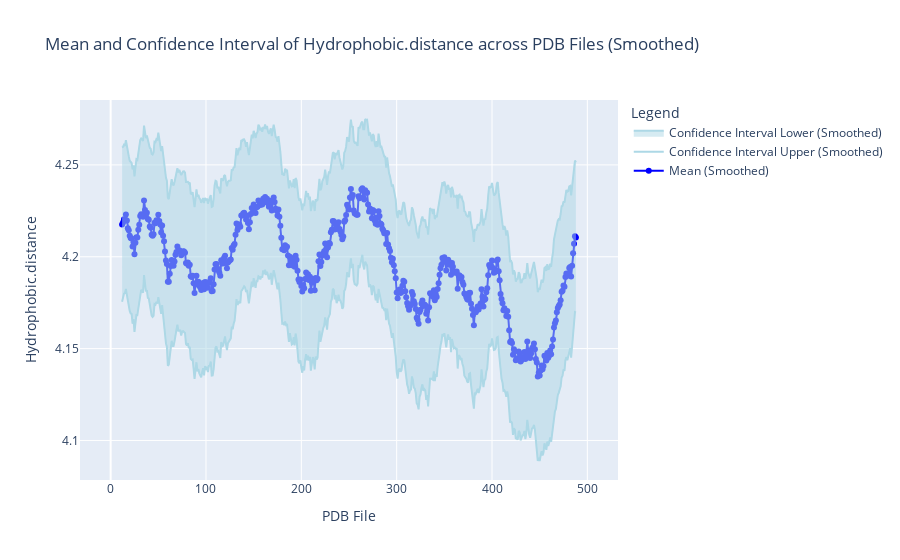

Notebook code cell kept with this figure:
### Code cell
numeric_columns = [
    col for col in final_results_df.columns
    if col not in ['PDB_File', 'Residue'] and pd.api.types.is_numeric_dtype(final_results_df[col])
]

# Plot with a default window size for the moving average
plot_mean_with_confidence_intervals(final_results_df, numeric_columns, window_size=25)

### Figure 1 — Plotly figure (JSON) as saved in the notebook; plotly's stock layout.template omitted (floating-point values rounded to 4 significant figures; data arrays with more than 128 entries replaced by an {"elided": "..."} marker saying what was removed)
{"data": [{"line": {"color": "blue"}, "mode": "lines+markers", "name": "Mean (Smoothed)", "type": "scatter", "x": {"elided": "500 int values"}, "y": {"elided": "500 float values"}}, {"line": {"color": "lightblue"}, "mode": "lines", "name": "Confidence Interval Upper (Smoothed)", "showlegend": true, "type": "scatter", "x": {"elided": "500 int values"}, "y": {"elided": "500 float values"}}, {"fill": "tonexty", "line": {"color": "lightblue"}, "mode": "lines", "name": "Confidence Interval Lower (Smoothed)", "type": "scatter", "x": {"elided": "500 int values"}, "y": {"elided": "500 float values"}}], "layout": {"legend": {"title": {"text": "Legend"}}, "title": {"text": "Mean and Confidence Interval of Hydrophobic.distance across PDB Files (Smoothed)"}, "xaxis": {"title": {"text": "PDB File"}}, "yaxis": {"title": {"text": "Hydrophobic.distance"}}}}
